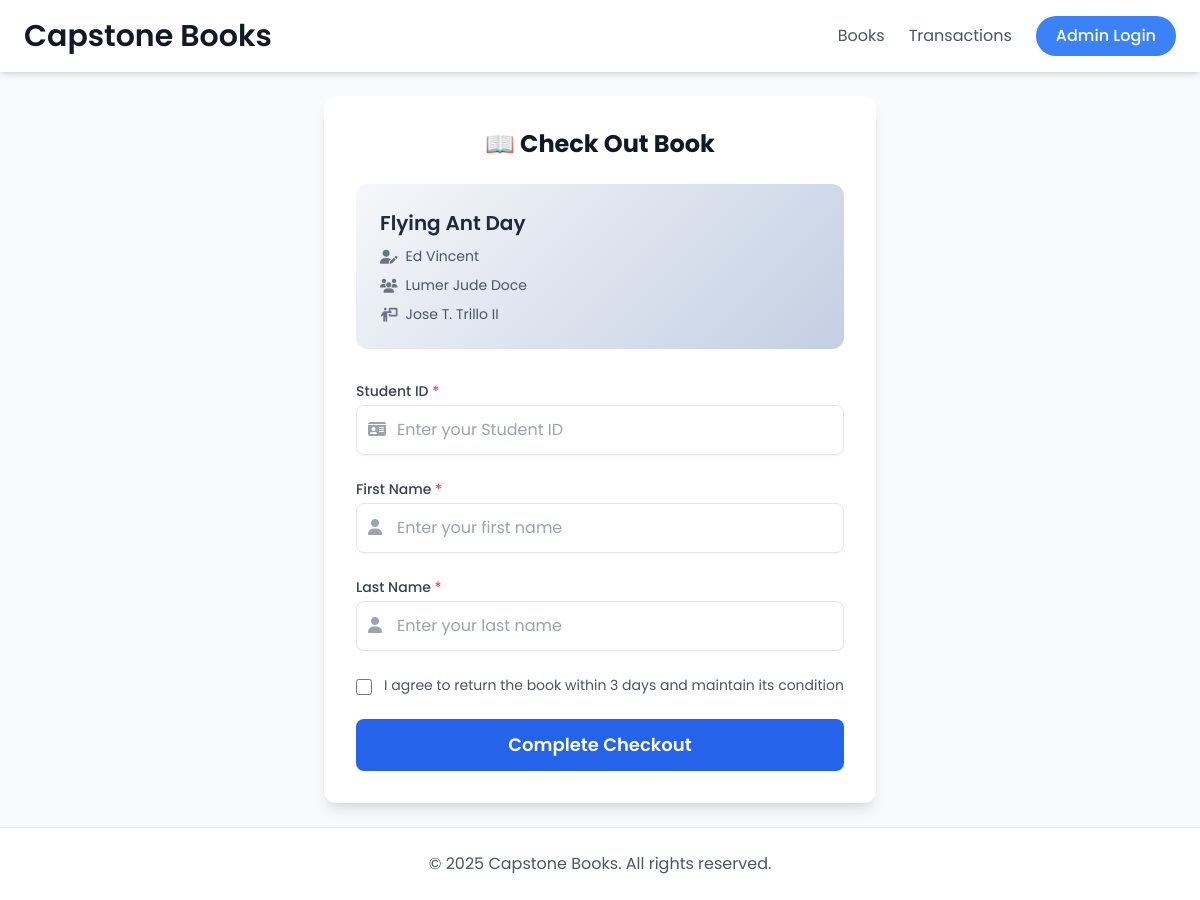
The page /checkout/1/ on the database its author committed.
### books/models.py (models this page shows, shortened)
class Book(models.Model):
    STATUS_CHOICES = [
        ('AVAILABLE', 'Available'),
        ('CHECKED_OUT', 'Checked Out'),
    ]
    title = models.CharField(max_length=200)
    authors = models.ManyToManyField(Author, related_name='books')
    panelists = models.ManyToManyField(Panelist, blank=True)
    adviser = models.ForeignKey(
        Adviser,
        null=True,
        blank=True,
        on_delete=models.SET_NULL
    )
    cover_image = models.ImageField(
        upload_to='book_covers/',
        blank=True,
        null=True
    )
    status = models.CharField(
        max_length=20,
        choices=STATUS_CHOICES,
        default='AVAILABLE'
    )
    date_added = models.DateTimeField(auto_now_add=True)
    borrower = models.ForeignKey(
        CustomUser,
        null=True,
        blank=True,
        on_delete=models.SET_NULL,
        related_name='borrowed_books'
    )
    abstract = models.TextField(
        blank=True, null=True, help_text='Enter the abstract of the book.')
    keywords = models.TextField(blank=True, help_text='Comma-separated keywords for this book.')
    approval_sheet = models.FileField(
        upload_to='approval_sheets/',
        blank=True,
        null=True,
        help_text='Upload the approval sheet (PDF only)',
    )

class Person(models.Model):
    name = models.CharField(max_length=200)
    class Meta:
        abstract = True

class Author(Person):
    pass

class Panelist(Person):
    pass

class Adviser(Person):
    pass

### books/views.py (the view, shortened to what this page needs)
# urls.py: path('checkout/<int:book_id>/', views.checkout_book, name='checkout_book'),
def checkout_book(request, book_id):
    book = get_object_or_404(Book, pk=book_id)
    return render(request, 'books/checkout_form.html', {
        'book': book,
        'authors': book.authors.all()  # Pass authors to template
    })

### books/templates/books/checkout_form.html (shortened to what this page needs)
{% extends 'books/base.html' %}
{% block content %}
<div class="max-w-2xl mx-auto">
    <div class="bg-white p-8 rounded-xl shadow-lg">
  <h2 class="text-2xl font-bold text-gray-900 mb-6 text-center">
            📖 Check Out Book
  </h2>
        <div class="book-info mb-8">
            <h3>{{ book.title }}</h3>
            <div class="space-y-2">
                {% if book.authors.exists %}
                <p class="flex items-center">
                    <i class="fa-solid fa-user-pen mr-2 text-gray-500"></i>
                    {% for author in book.authors.all %}
                        {{ author.name }}{% if not forloop.last %}, {% endif %}
                    {% endfor %}
                </p>
                {% endif %}
                {% if book.panelists.exists %}
                <p class="flex items-center">
                    <i class="fa-solid fa-users mr-2 text-gray-500"></i>
                    {% for panelist in book.panelists.all %}
                        {{ panelist.name }}{% if not forloop.last %}, {% endif %}
                    {% endfor %}
                </p>
                {% endif %}
                {% if book.adviser %}
                <p class="flex items-center">
                    <i class="fa-solid fa-person-chalkboard mr-2 text-gray-500"></i>
                    {{ book.adviser.name }}
                </p>
                {% endif %}
            </div>
        </div>
        <form method="post" id="checkout-form" class="space-y-6">
      <div class="relative">
                <label class="block text-sm font-medium text-gray-700 mb-1">
                    Student ID <span class="text-red-500">*</span>
                </label>
        <input
          type="text"
          name="borrower_id"
          required
                    pattern="[0-9]{4}-[0-9]{4}"
                    title="Student ID must be in the format YYYY-NNNN (e.g., 2022-2058)"
                    class="form-input w-full border p-3 pl-10 rounded-lg shadow-sm focus:ring-2 focus:ring-blue-300 outline-none"
          placeholder="Enter your Student ID"
                    oninput="this.value = this.value.toUpperCase()"
        />
                <i class="fa-solid fa-id-card text-gray-400 absolute left-3 top-10"></i>
      </div>
      <div class="relative">
                <label class="block text-sm font-medium text-gray-700 mb-1">
                    First Name <span class="text-red-500">*</span>
                </label>
        <input
          type="text"
          name="first_name"
                    required
                    class="form-input w-full border p-3 pl-10 rounded-lg shadow-sm focus:ring-2 focus:ring-blue-300 outline-none"
                    placeholder="Enter your first name"
        />
                <i class="fa-solid fa-user text-gray-400 absolute left-3 top-10"></i>
      </div>
      <div class="relative">
                <label class="block text-sm font-medium text-gray-700 mb-1">
                    Last Name <span class="text-red-500">*</span>
                </label>
        <input
          type="text"
          name="last_name"
                    required
                    class="form-input w-full border p-3 pl-10 rounded-lg shadow-sm focus:ring-2 focus:ring-blue-300 outline-none"
                    placeholder="Enter your last name"
        />
                <i class="fa-solid fa-user text-gray-400 absolute left-3 top-10"></i>
            </div>
            <div class="flex items-start space-x-3">
                <input
                    type="checkbox"
                    id="terms"
                    required
                    class="mt-1 h-4 w-4 text-blue-600 focus:ring-blue-500 border-gray-300 rounded"
                />
                <label for="terms" class="text-sm text-gray-600">
                    I agree to return the book within 3 days and maintain its condition
                </label>
      </div>
      <button
        type="submit"
                class="submit-button w-full bg-blue-600 text-white py-3 rounded-lg text-lg font-semibold hover:bg-blue-700 transition-all relative"
                onclick="this.classList.add('loading')"
      >
                <span class="button-text">Complete Checkout</span>
      </button>
        </form>
    </div>
</div>
{% endblock %}

### books/templates/books/base.html (style rules this page uses)
:root { --primary-color: #3B82F6; --primary-hover: #2563EB; }
body { font-family: 'Poppins', sans-serif; min-height: 100vh; display: flex; flex-direction: column; }

### books/templates/books/checkout_form.html (style rules this page uses)
.form-input { transition: all 0.3s ease; }
.book-info { background: linear-gradient(135deg, #f5f7fa 0%, #c3cfe2 100%); border-radius: 12px; padding: 1.5rem; margin-bottom: 2rem; }
.book-info h3 { font-size: 1.25rem; font-weight: 600; color: #1f2937; margin-bottom: 0.5rem; }
.book-info p { color: #4b5563; font-size: 0.875rem; }
.submit-button { position: relative; overflow: hidden; }
.submit-button::after { content: ''; position: absolute; top: 50%; left: 50%; width: 0; height: 0; background: rgba(255, 255, 255, 0.2); border-radius: 50%; transform: translate(-50%, -50%); transition: width 0.6s ease, height 0.6s ease; }

### rows shown on the page
Book: title "Flying Ant Day", adviser.name "Jose T. Trillo II"
Author: name "Ed Vincent"
Panelist: name "Lumer Jude Doce"
